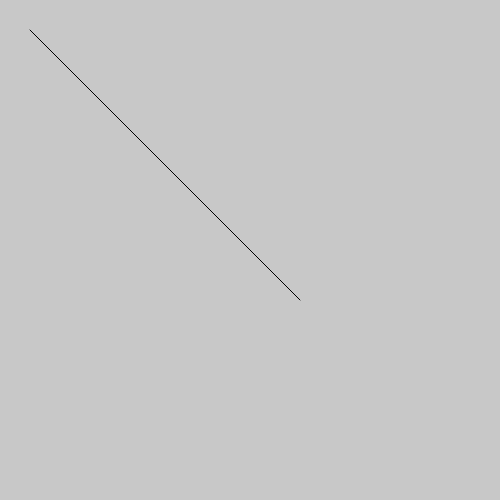
Frame 1 (no input)
Frame 2 (the mouse pressed at the canvas centre, redrawn once): identical to frame 1, image omitted

The p5.js sketch that drew this single still picture (run headless with seeded random() and noise() and a simulated clock; the mouse was pressed at the canvas centre and the sketch redrawn once):

// p5.js sketch
// ── sketch.js

function setup() {
  createCanvas(500,500);
  strokeWeight(1);
  stroke(0);
  noFill();
  angleMode(DEGREES);
  frameRate(30);
}



function draw() {
 
  background(200);
  line(30,30,300,300)

  noLoop(); 
}
